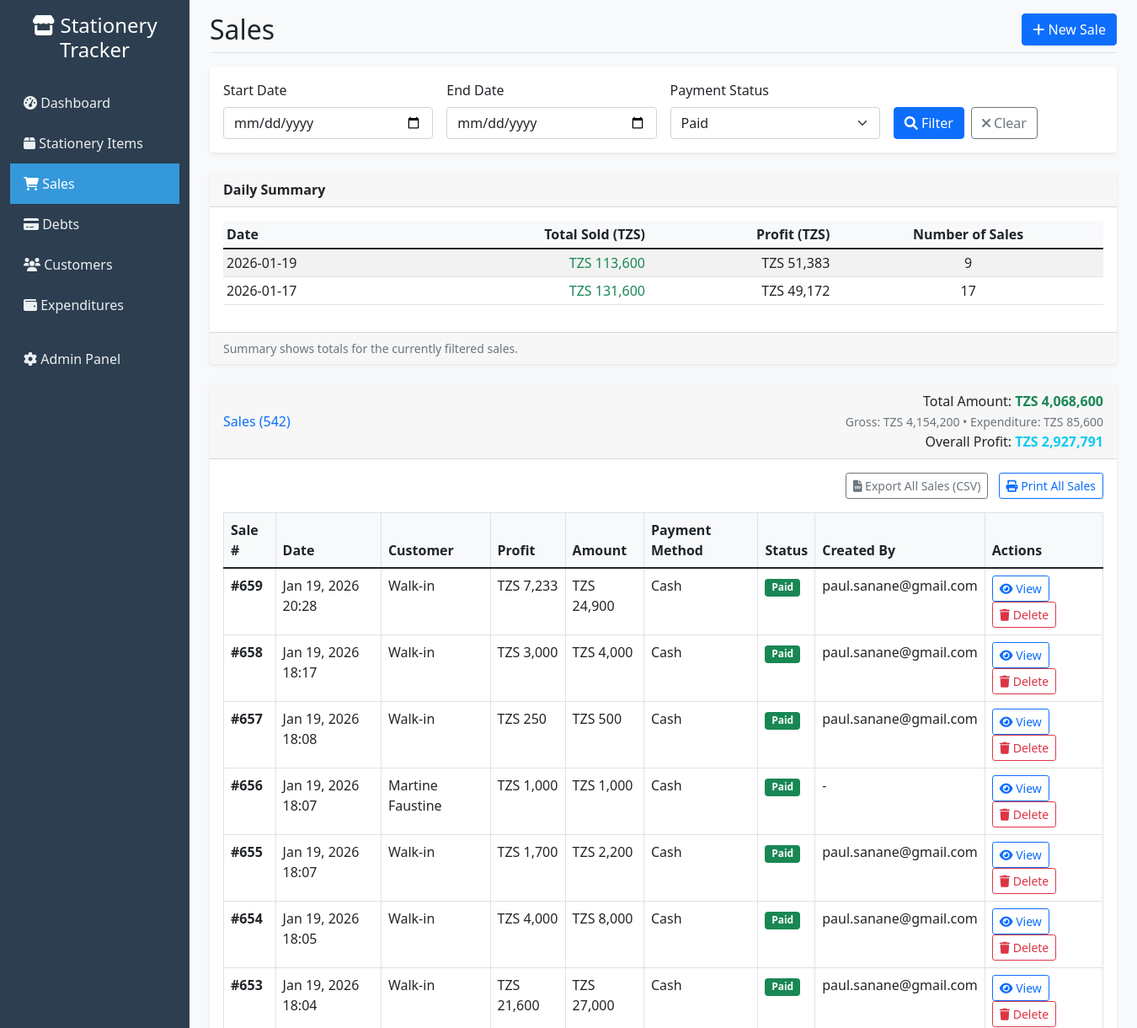
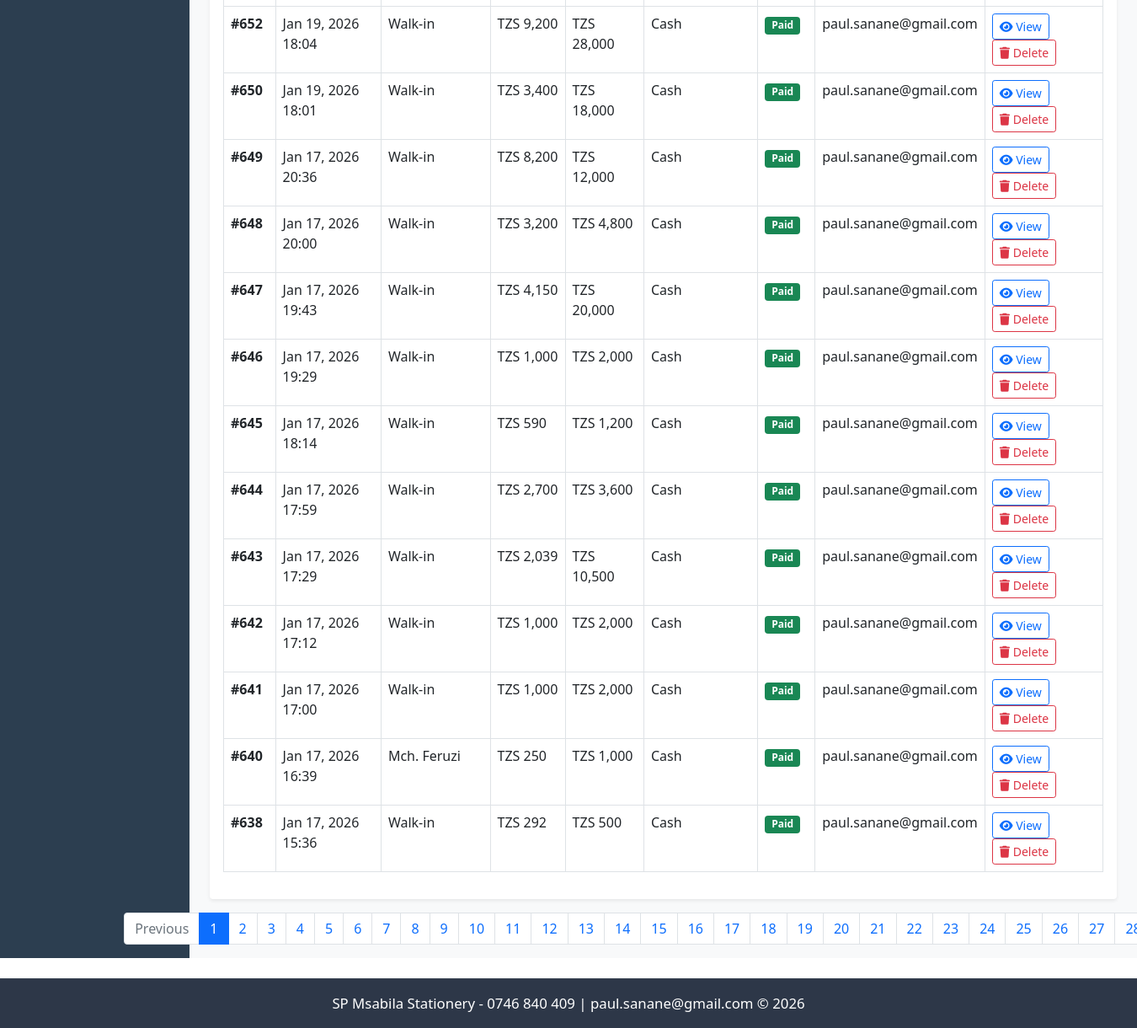
Page /sales/ on the committed database (2 pictures, top to bottom).
### tracker/models.py (models this page shows, shortened)
class Sale(models.Model):
    PAYMENT_CHOICES = [
        ('cash', 'Cash'),
        ('card', 'Card'),
        ('bank_transfer', 'Bank Transfer'),
        ('credit', 'Credit'),
    ]
    customer = models.ForeignKey(Customer, on_delete=models.SET_NULL, null=True, blank=True)
    sale_date = models.DateTimeField(auto_now_add=True)
    total_amount = models.DecimalField(max_digits=10, decimal_places=2, default=0.00, validators=[MinValueValidator(Decimal('0.00'))])
    payment_method = models.CharField(max_length=20, choices=PAYMENT_CHOICES, default='cash')
    is_paid = models.BooleanField(default=True)
    notes = models.TextField(blank=True)
    created_by = models.ForeignKey(User, on_delete=models.SET_NULL, null=True)
    class Meta:
        ordering = ['-sale_date']
    @property
    def profit(self):
        items = list(self.items.all())
        if items:
            total_cost = sum(item.item.cost_price * item.quantity for item in items)
            return self.total_amount - total_cost
        notes = (self.notes or '')
        import re
        m = re.search(r'Payment for Debt #(?P<debt_id>\d+)', notes)
        if m:
            from .models import Debt
            debt_id = int(m.group('debt_id'))
            try:
                debt = Debt.objects.get(pk=debt_id)
            except Debt.DoesNotExist:
                return self.total_amount
            orig_sale = None
            if debt.sale and debt.sale.pk != self.pk:
                orig_sale = debt.sale
            try:
                if orig_sale:
                    orig_profit = orig_sale.profit
                    if debt.amount and debt.amount > 0:
                        ratio = (self.total_amount / debt.amount)
                        return (orig_profit * ratio)
                if debt.item and debt.amount and debt.amount > 0:
                    total_cost = (debt.item.cost_price or Decimal('0.00')) * (debt.quantity or 1)
                    orig_profit = debt.amount - total_cost
                    ratio = (self.total_amount / debt.amount)
                    return (orig_profit * ratio)
            except Exception:
                return self.total_amount
        return Decimal('0')

class Customer(models.Model):
    name = models.CharField(max_length=200)
    email = models.EmailField(blank=True)
    phone = models.CharField(max_length=20, blank=True)
    address = models.TextField(blank=True)
    created_at = models.DateTimeField(auto_now_add=True)
    is_active = models.BooleanField(default=True)
    class Meta:
        ordering = ['name']

### tracker/views.py (the view)
# urls.py: path('sales/', views.sales_list, name='sales_list'),
def sales_list(request):
    sales = Sale.objects.select_related('customer', 'created_by').order_by('-sale_date')
    start_date = request.GET.get('start_date')
    end_date = request.GET.get('end_date')
    if start_date in (None, '', 'None'):
        start_date = None
    if end_date in (None, '', 'None'):
        end_date = None
    if start_date:
        sales = sales.filter(sale_date__date__gte=start_date)
    if end_date:
        sales = sales.filter(sale_date__date__lte=end_date)
    raw_payment_status = request.GET.get('payment_status')
    if raw_payment_status in (None, '', 'None'):
        payment_status = 'paid'
        payment_status_explicit = False
    else:
        payment_status = raw_payment_status
        payment_status_explicit = True
    if payment_status == 'paid':
        sales = sales.filter(is_paid=True)
    elif payment_status == 'unpaid':
        sales = sales.filter(is_paid=False)
    elif payment_status == 'all':
        pass
    total_cost_expr = Sum(F('items__quantity') * F('items__item__cost_price'), output_field=DecimalField())
    sales = sales.annotate(total_cost=total_cost_expr)
    sales = sales.annotate(annotated_profit=ExpressionWrapper(F('total_amount') - F('total_cost'), output_field=DecimalField()))
    agg = sales.aggregate(total_revenue=Sum('total_amount'), total_cost=Sum(F('items__quantity') * F('items__item__cost_price'), output_field=DecimalField()))
    total_amount = agg.get('total_revenue') or Decimal('0')
    overall_cost = agg.get('total_cost') or Decimal('0')
    overall_profit = total_amount - overall_cost
    exp_qs = Expenditure.objects.all()
    if start_date:
        exp_qs = exp_qs.filter(expense_date__date__gte=start_date)
    if end_date:
        exp_qs = exp_qs.filter(expense_date__date__lte=end_date)
    total_expenditure = exp_qs.aggregate(total=Sum('amount'))['total'] or Decimal('0')
    total_amount_net = total_amount - total_expenditure
    daily_map = {}
    sales_for_agg = sales.select_related('customer').prefetch_related('items__item')
    for sale in sales_for_agg:
        local_date = timezone.localtime(sale.sale_date).date()
        rev = sale.total_amount or Decimal('0')
        try:
            cost = sum((si.quantity * (si.item.cost_price or Decimal('0'))) for si in sale.items.all())
        except Exception:
            cost = Decimal('0')
        entry = daily_map.setdefault(local_date, {'revenue': Decimal('0'), 'cost': Decimal('0'), 'count': 0})
        entry['revenue'] += rev
        entry['cost'] += cost
        entry['count'] += 1
    daily_sales = []
    for date_key in sorted(daily_map.keys(), reverse=True):
        data = daily_map[date_key]
        exp_for_date = Expenditure.objects.filter(expense_date__date=date_key).aggregate(total=Sum('amount'))['total'] or Decimal('0')
        net_revenue = data['revenue'] - (exp_for_date or Decimal('0'))
        profit = net_revenue - data['cost']
        daily_sales.append({
            'date': date_key,
            'revenue': net_revenue,
            'cost': data['cost'],
            'expenditure': exp_for_date,
            'profit': profit,
            'count': data['count'],
        })
    if not (start_date or end_date or (locals().get('payment_status_explicit', False))):
        daily_sales = daily_sales[:2]
    page = request.GET.get('page')
    paginator = Paginator(sales, 20)
    page_obj = paginator.get_page(page)
    for sale in page_obj.object_list:
        if getattr(sale, 'annotated_profit', None) is None:
            try:
                sale.annotated_profit = sale.profit
            except Exception:
                sale.annotated_profit = Decimal('0')
    context = {
        'sales': page_obj,
        'start_date': start_date,
        'end_date': end_date,
        'payment_status': payment_status,
        'total_amount': total_amount,
        'total_amount_net': total_amount_net,
        'total_expenditure': total_expenditure,
        'daily_sales': daily_sales,
        'overall_profit': overall_profit,
        'paginator': paginator,
        'page_obj': page_obj,
    }
    return render(request, 'tracker/sales_list.html', context)

### tracker/templatetags/querystring.py (called while the page is built)
@register.simple_tag(takes_context=True)
def url_replace(context, field, value):
    request = context.get('request')
    if not request:
        return ''
    params = request.GET.copy()
    if value in (None, '', 'None'):
        params.pop(field, None)
    else:
        params[field] = value
    return params.urlencode()

### templates/tracker/sales_list.html (shortened to what this page needs)
{% extends 'base.html' %}
{% load humanize tz querystring %}
{% block page_title %}Sales{% endblock %}
{% block page_actions %}
<div class="btn-group" role="group">
    <a href="{% url 'create_sale' %}" class="btn btn-primary">
        <i class="fas fa-plus"></i> New Sale
    </a>
</div>
{% endblock %}
{% block content %}
<div class="card mb-4">
    <div class="card-body">
        <form method="get" class="row g-3">
            <div class="col-md-3">
                <label for="start_date" class="form-label">Start Date</label>
                <input type="date" class="form-control" id="start_date" name="start_date" value="{{ start_date }}">
            </div>
            <div class="col-md-3">
                <label for="end_date" class="form-label">End Date</label>
                <input type="date" class="form-control" id="end_date" name="end_date" value="{{ end_date }}">
            </div>
            <div class="col-md-3">
                <label for="payment_status" class="form-label">Payment Status</label>
                <select class="form-select" id="payment_status" name="payment_status">
                    <option value="paid" {% if payment_status == 'paid' %}selected{% endif %}>Paid</option>
                </select>
            </div>
            <div class="col-md-3 d-flex align-items-end">
                <button type="submit" class="btn btn-primary me-2">
                    <i class="fas fa-search"></i> Filter
                </button>
                <a href="{% url 'sales_list' %}" class="btn btn-outline-secondary">
                    <i class="fas fa-times"></i> Clear
                </a>
            </div>
        </form>
    </div>
</div>
{% if daily_sales %}
<div class="card mb-4">
    <div class="card-header">
        <strong>Daily Summary</strong>
    </div>
    <div class="card-body">
        <div class="table-responsive">
            <table class="table table-sm table-striped">
                <thead>
                    <tr>
                        <th>Date</th>
                        <th class="text-end">Total Sold (TZS)</th>
                        <th class="text-end">Profit (TZS)</th>
                        <th class="text-center"> Number of Sales</th>
                    </tr>
                </thead>
                <tbody>
                    {% for d in daily_sales %}
                    <tr>
                        <td>{{ d.date|date:"Y-m-d" }}</td>
                        <td class="text-end text-success">TZS {{ d.revenue|floatformat:0|intcomma }}</td>
                        <td class="text-end">TZS {{ d.profit|floatformat:0|intcomma }}</td>
                        <td class="text-center">{{ d.count }}</td>
                    </tr>
                    {% endfor %}
                </tbody>
            </table>
        </div>
    </div>
    <div class="card-footer text-muted small">Summary shows totals for the currently filtered sales.</div>
</div>
{% endif %}
<div class="card">
    <div class="card-header d-flex justify-content-between align-items-center">
        <h6 class="m-0 font-weight-bold text-primary">Sales ({{ sales.paginator.count }})</h6>
        <div class="text-end">
            <div>Total Amount: <strong class="text-success">TZS {{ total_amount_net|floatformat:0|intcomma }}</strong></div>
            <div><small class="text-muted">Gross: TZS {{ total_amount|floatformat:0|intcomma }} • Expenditure: TZS {{ total_expenditure|floatformat:0|intcomma }}</small></div>
            <div>Overall Profit: <strong class="text-info">TZS {{ overall_profit|floatformat:0|intcomma }}</strong></div>
        </div>
    </div>
    <div class="card-body">
        <div class="mb-3 text-end">
            <a href="{% url 'sales_daily_export' %}?start_date={{ start_date }}&end_date={{ end_date }}&payment_status={{ payment_status }}" class="btn btn-sm btn-outline-secondary me-2">
                <i class="fas fa-file-csv"></i> Export All Sales (CSV)
            </a>
            <a href="{% url 'sales_daily_print' %}?start_date={{ start_date }}&end_date={{ end_date }}&payment_status={{ payment_status }}" target="_blank" class="btn btn-sm btn-outline-primary">
                <i class="fas fa-print"></i> Print All Sales
            </a>
        </div>
        {% if sales %}
            <div class="table-responsive">
                <table class="table table-bordered table-hover">
                    <thead>
                        <tr>
                            <th>Sale #</th>
                            <th>Date</th>
                            <th>Customer</th>
                            <th>Profit</th>
                            <th>Amount</th>
                            <th>Payment Method</th>
                            <th>Status</th>
                            <th>Created By</th>
                            <th>Actions</th>
                        </tr>
                    </thead>
                    <tbody>
                        {% for sale in sales %}
                        <tr>
                            <td><strong>#{{ sale.id }}</strong></td>
                            <td>{{ sale.sale_date|localtime|date:"M d, Y H:i" }}</td>
                            <td>{{ sale.customer.name|default:"Walk-in" }}</td>
                            <td>TZS {{ sale.annotated_profit|default:0|floatformat:0|intcomma }}</td>
                            <td>TZS {{ sale.total_amount|floatformat:0|intcomma }}</td>
                            <td>{{ sale.get_payment_method_display }}</td>
                            <td>
                                {% if sale.is_paid %}
                                    <span class="badge bg-success">Paid</span>
                                {% else %}
                                    <span class="badge bg-warning">Unpaid</span>
                                {% endif %}
                            </td>
                            <td>{% if sale.created_by %}{{ sale.created_by.get_full_name|default:sale.created_by.username }}{% else %}-{% endif %}</td>
                            <td>
                                <a href="{% url 'sale_detail' sale.pk %}" class="btn btn-sm btn-outline-primary">
                                    <i class="fas fa-eye"></i> View
                                </a>
                                <form method="post" action="{% url 'delete_sale' sale.pk %}" class="d-inline">
                                    <button type="submit" class="btn btn-sm btn-outline-danger" onclick="return confirm('Delete sale and restore stock?');">
                                        <i class="fas fa-trash"></i> Delete
                                    </button>
                                </form>
                            </td>
                        </tr>
                        {% endfor %}
                    </tbody>
                </table>
            </div>
        {% endif %}
    </div>
</div>
{% if page_obj.has_other_pages %}
<nav aria-label="Sales pagination" class="mt-3">
    <ul class="pagination justify-content-center">
        {% if page_obj.has_previous %}
            <li class="page-item"><a class="page-link" href="?{% url_replace 'page' page_obj.previous_page_number %}">Previous</a></li>
        {% else %}
            <li class="page-item disabled"><span class="page-link">Previous</span></li>
        {% endif %}
        {% for num in page_obj.paginator.page_range %}
            {% if num == page_obj.number %}
                <li class="page-item active"><span class="page-link">{{ num }}</span></li>
            {% else %}
                <li class="page-item"><a class="page-link" href="?{% url_replace 'page' num %}">{{ num }}</a></li>
            {% endif %}
        {% endfor %}
    </ul>
</nav>
{% endif %}
{% endblock %}

### static/custom.css (style rules this page uses)
.badge { font-size: 0.75em; }

### templates/base.html (style rules this page uses)
.card { border: none; box-shadow: 0 0.125rem 0.25rem rgba(0, 0, 0, 0.075); }
.table th { background-color: #f8f9fa; border-top: none; }
.badge { font-size: 0.75em; }

### rows in the picture
Sale: id "659", sale_date "Jan 19, 2026 20:28", customer.name "Walk-in", annotated_profit "7,233", total_amount "24,900", payment_method "Cash", is_paid "Paid", created_by.get_full_name "paul.sanane@gmail.com"
Sale: id "658", sale_date "Jan 19, 2026 18:17", customer.name "Walk-in", annotated_profit "3,000", total_amount "4,000", payment_method "Cash", is_paid "Paid", created_by.get_full_name "paul.sanane@gmail.com"
Sale: id "657", sale_date "Jan 19, 2026 18:08", customer.name "Walk-in", annotated_profit "250", total_amount "500", payment_method "Cash", is_paid "Paid", created_by.get_full_name "paul.sanane@gmail.com"
Sale: id "656", sale_date "Jan 19, 2026 18:07", customer.name "Martine Faustine", annotated_profit "1,000", total_amount "1,000", payment_method "Cash", is_paid "Paid"
Sale: id "655", sale_date "Jan 19, 2026 18:07", customer.name "Walk-in", annotated_profit "1,700", total_amount "2,200", payment_method "Cash", is_paid "Paid", created_by.get_full_name "paul.sanane@gmail.com"
Sale: id "654", sale_date "Jan 19, 2026 18:05", customer.name "Walk-in", annotated_profit "4,000", total_amount "8,000", payment_method "Cash", is_paid "Paid", created_by.get_full_name "paul.sanane@gmail.com"
Sale: id "653", sale_date "Jan 19, 2026 18:04", customer.name "Walk-in", annotated_profit "21,600", total_amount "27,000", payment_method "Cash", is_paid "Paid", created_by.get_full_name "paul.sanane@gmail.com"
Sale: id "652", sale_date "Jan 19, 2026 18:04", customer.name "Walk-in", annotated_profit "9,200", total_amount "28,000", payment_method "Cash", is_paid "Paid", created_by.get_full_name "paul.sanane@gmail.com"
Sale: id "650", sale_date "Jan 19, 2026 18:01", customer.name "Walk-in", annotated_profit "3,400", total_amount "18,000", payment_method "Cash", is_paid "Paid", created_by.get_full_name "paul.sanane@gmail.com"
Sale: id "649", sale_date "Jan 17, 2026 20:36", customer.name "Walk-in", annotated_profit "8,200", total_amount "12,000", payment_method "Cash", is_paid "Paid", created_by.get_full_name "paul.sanane@gmail.com"
Sale: id "648", sale_date "Jan 17, 2026 20:00", customer.name "Walk-in", annotated_profit "3,200", total_amount "4,800", payment_method "Cash", is_paid "Paid", created_by.get_full_name "paul.sanane@gmail.com"
Sale: id "647", sale_date "Jan 17, 2026 19:43", customer.name "Walk-in", annotated_profit "4,150", total_amount "20,000", payment_method "Cash", is_paid "Paid", created_by.get_full_name "paul.sanane@gmail.com"
Sale: id "646", sale_date "Jan 17, 2026 19:29", customer.name "Walk-in", annotated_profit "1,000", total_amount "2,000", payment_method "Cash", is_paid "Paid", created_by.get_full_name "paul.sanane@gmail.com"
Sale: id "645", sale_date "Jan 17, 2026 18:14", customer.name "Walk-in", annotated_profit "590", total_amount "1,200", payment_method "Cash", is_paid "Paid", created_by.get_full_name "paul.sanane@gmail.com"
Sale: id "644", sale_date "Jan 17, 2026 17:59", customer.name "Walk-in", annotated_profit "2,700", total_amount "3,600", payment_method "Cash", is_paid "Paid", created_by.get_full_name "paul.sanane@gmail.com"
Sale: id "643", sale_date "Jan 17, 2026 17:29", customer.name "Walk-in", annotated_profit "2,039", total_amount "10,500", payment_method "Cash", is_paid "Paid", created_by.get_full_name "paul.sanane@gmail.com"
Sale: id "642", sale_date "Jan 17, 2026 17:12", customer.name "Walk-in", annotated_profit "1,000", total_amount "2,000", payment_method "Cash", is_paid "Paid", created_by.get_full_name "paul.sanane@gmail.com"
Sale: id "641", sale_date "Jan 17, 2026 17:00", customer.name "Walk-in", annotated_profit "1,000", total_amount "2,000", payment_method "Cash", is_paid "Paid", created_by.get_full_name "paul.sanane@gmail.com"
Sale: id "640", sale_date "Jan 17, 2026 16:39", customer.name "Mch. Feruzi", annotated_profit "250", total_amount "1,000", payment_method "Cash", is_paid "Paid", created_by.get_full_name "paul.sanane@gmail.com"
Sale: id "638", sale_date "Jan 17, 2026 15:36", customer.name "Walk-in", annotated_profit "292", total_amount "500", payment_method "Cash", is_paid "Paid", created_by.get_full_name "paul.sanane@gmail.com"

### other values in the picture
{{ d.date|date:"Y-m-d" }} "2026-01-19" "2026-01-17"
{{ d.revenue|floatformat:0|intcomma }} "113,600" "131,600"
{{ d.profit|floatformat:0|intcomma }} "51,383" "49,172"
{{ d.count }} "9" "17"
{{ sales.paginator.count }} "542"
{{ total_amount_net|floatformat:0|intcomma }} "4,068,600"
{{ total_amount|floatformat:0|intcomma }} "4,154,200"
{{ total_expenditure|floatformat:0|intcomma }} "85,600"
{{ overall_profit|floatformat:0|intcomma }} "2,927,791"
{{ num }} "1"
{{ num }} "2" "3" "4" "5" "6" "7" "8" "9" "10" "11" "12" "13" "14" "15" "16" "17" "18" "19" "20" "21" "22" "23" "24" "25" "26" "27"
